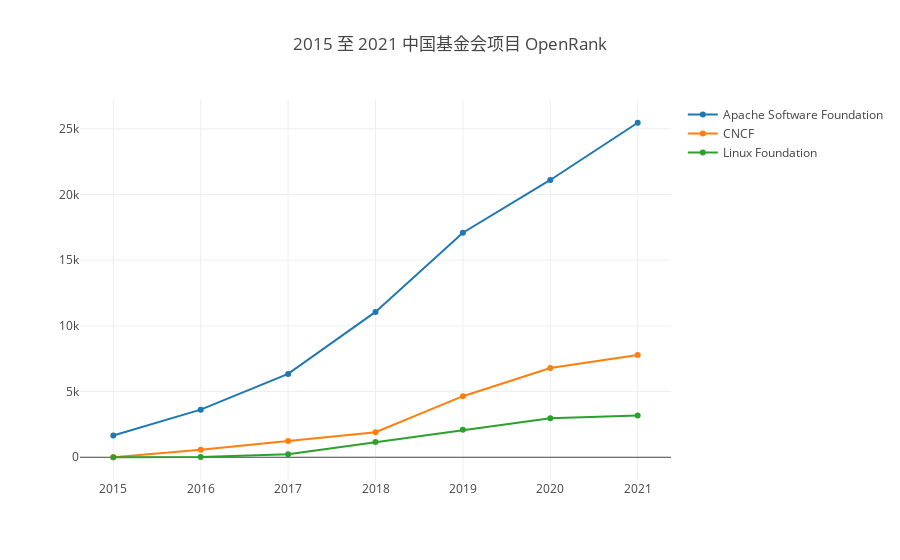

Notebook code for this chart:
### Markdown cell above
- getRepoOpenrank

该函数会根据配置参数返回仓库的 OpenRank 值。

下面这个示例展示了 2015 到 2021 年之间所有中国捐献到基金会的项目按照基金会聚合的年度 OpenRank 数据，并使用 plotly 绘制。

### Code cell
var startYear = 2015, startMonth = 1, endYear = 2021, endMonth = 12, x = [];
for (let y = startYear; y <= endYear; y++) x.push(`${y}`);
openDigger.index.openrank.getRepoOpenrank({labelIntersect: ['Foundation', ':regions/China'], startYear, startMonth, endYear, endMonth, groupBy: 'Foundation', groupTimeRange: 'year', limit: -1, order: 'DESC' }).then(data => {
    openDigger.render.plotly(data.map(row => {
        return { x, y: row.openrank, mode: 'scatter', name: row.name };
    }), {title: `${startYear} 至 ${endYear} 中国基金会项目 OpenRank`, xaxis: {type: 'category'}});
});

### Figure 1 — Plotly figure (JSON) as saved in the notebook; plotly's stock layout.template omitted (floating-point values rounded to 4 significant figures)
{"data": [{"mode": "scatter", "name": "Apache Software Foundation", "x": ["2015", "2016", "2017", "2018", "2019", "2020", "2021"], "y": [1653.0, 3624.0, 6342.0, 11060.0, 17090.0, 21100.0, 25460.0]}, {"mode": "scatter", "name": "CNCF", "x": ["2015", "2016", "2017", "2018", "2019", "2020", "2021"], "y": [0, 577.4, 1233.0, 1901.0, 4648.0, 6796.0, 7786.0]}, {"mode": "scatter", "name": "Linux Foundation", "x": ["2015", "2016", "2017", "2018", "2019", "2020", "2021"], "y": [0, 12.88, 228.2, 1160.0, 2093.0, 2973.0, 3178.0]}], "layout": {"autosize": true, "title": {"text": "2015 至 2021 中国基金会项目 OpenRank"}, "xaxis": {"autorange": true, "range": [-0.3555, 6.355], "type": "category"}, "yaxis": {"autorange": true, "range": [-2101.0, 27560.0], "type": "linear"}}}
